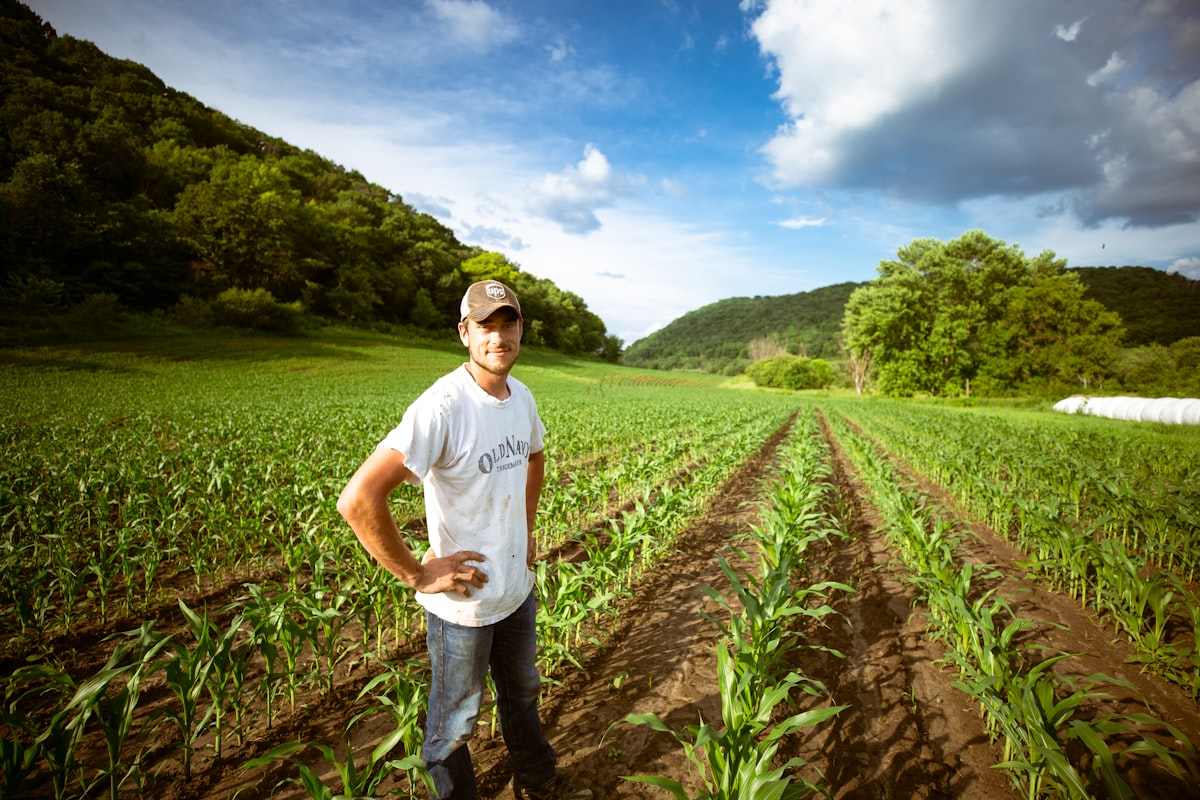
#> input picture assets/splash/slide1.jpg, 1200 x 800 px
$ python -i vegetation.py   (imports and definitions only)
#> lines starting #> are read from the running program, lines starting #| are printed output that depends on the picture; after the words box and inside, x2 and y2 are one past the last pixel; in counts of white or black regions, pixels touching at a corner belong together
#> further down, picture is the input picture: shape (800, 1200, 3); mean B, G, R 81.3, 115.5, 109.5
from __future__ import annotations

from dataclasses import dataclass

import cv2
import numpy as np


@dataclass
class FrameMetrics:
    weed_ratio: float
    stress_ratio: float
    healthy_ratio: float


def sample_video_frames(
    video_path: str,
    *,
    max_frames: int,
    interval_sec: float,
) -> list[np.ndarray]:
    capture = cv2.VideoCapture(video_path)
    if not capture.isOpened():
        raise RuntimeError("Could not open scan video for analysis.")

    fps = capture.get(cv2.CAP_PROP_FPS) or 30.0
    frame_count = int(capture.get(cv2.CAP_PROP_FRAME_COUNT) or 0)
    step = max(1, int(fps * interval_sec))

    frames: list[np.ndarray] = []
    indices = list(range(0, max(frame_count, step), step))[:max_frames]

    for index in indices:
        capture.set(cv2.CAP_PROP_POS_FRAMES, index)
        ok, frame = capture.read()
        if ok and frame is not None:
            frames.append(frame)

    if not frames:
        ok, frame = capture.read()
        if ok and frame is not None:
            frames.append(frame)

    capture.release()
    if not frames:
        raise RuntimeError("Scan video contained no readable frames.")
    return frames


def analyze_frame_vegetation(frame: np.ndarray) -> FrameMetrics:
    """Estimate weed/stress coverage using color segmentation in the crop band."""
    height, width = frame.shape[:2]
#> height = 800; width = 1200
    crop_band = frame[int(height * 0.2) : int(height * 0.95), :]
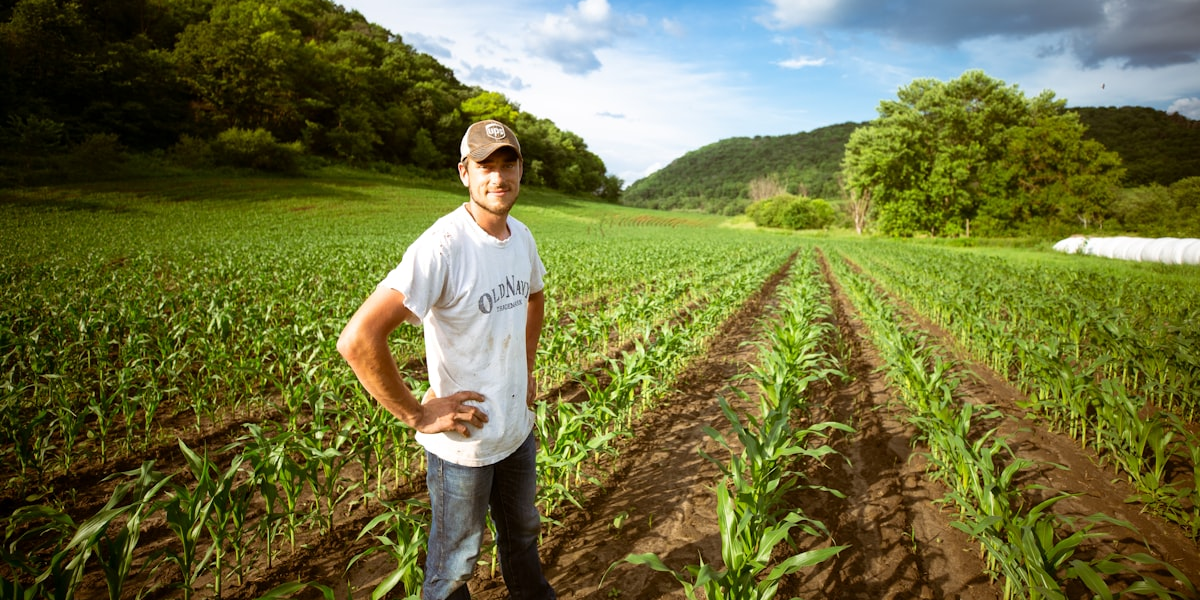
#> crop_band: shape (600, 1200, 3); mean B, G, R 61.8, 111, 109.1

    hsv = cv2.cvtColor(crop_band, cv2.COLOR_BGR2HSV)
#> hsv: shape (600, 1200, 3); mean H, S, V 39.9, 173.2, 121.3
    total_pixels = crop_band.shape[0] * crop_band.shape[1]
#> total_pixels = 720000
    if total_pixels == 0:
        return FrameMetrics(weed_ratio=0.0, stress_ratio=0.0, healthy_ratio=1.0)

    healthy_mask = cv2.inRange(hsv, (35, 40, 40), (85, 255, 255))
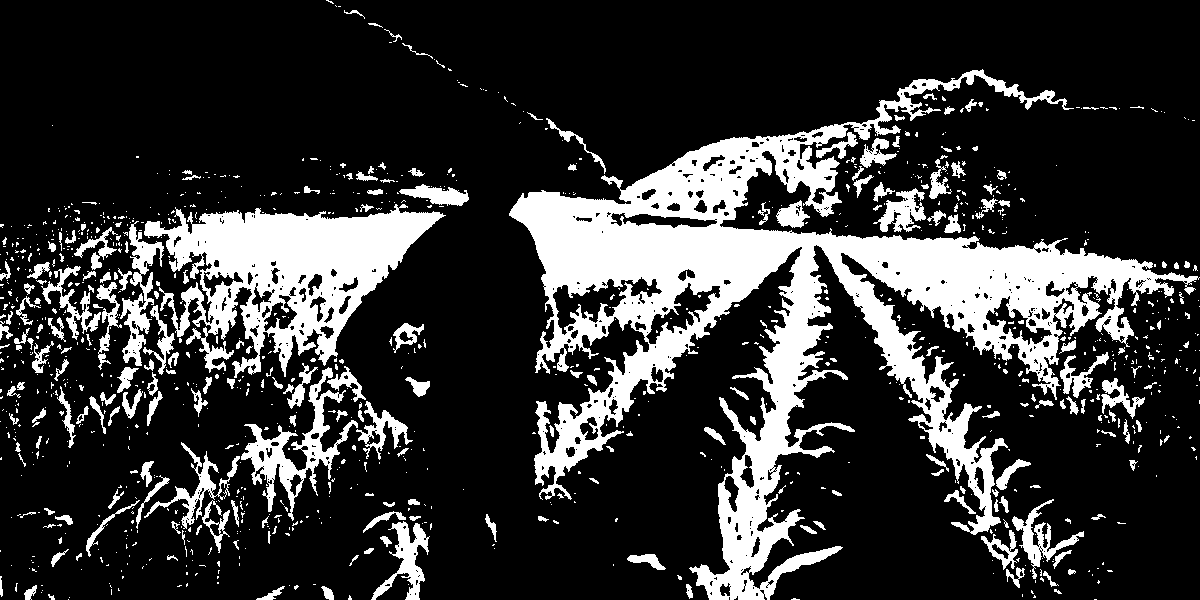
#> healthy_mask: shape (600, 1200); 21.1% white; 1105 white regions (878 under 20 px), largest, box (x1, y1, x2, y2) and area: (509, 69, 1200, 600) 88999, (144, 204, 446, 378) 23777, (241, 367, 358, 521) 4018
    stress_mask = cv2.inRange(hsv, (10, 35, 40), (34, 255, 255))
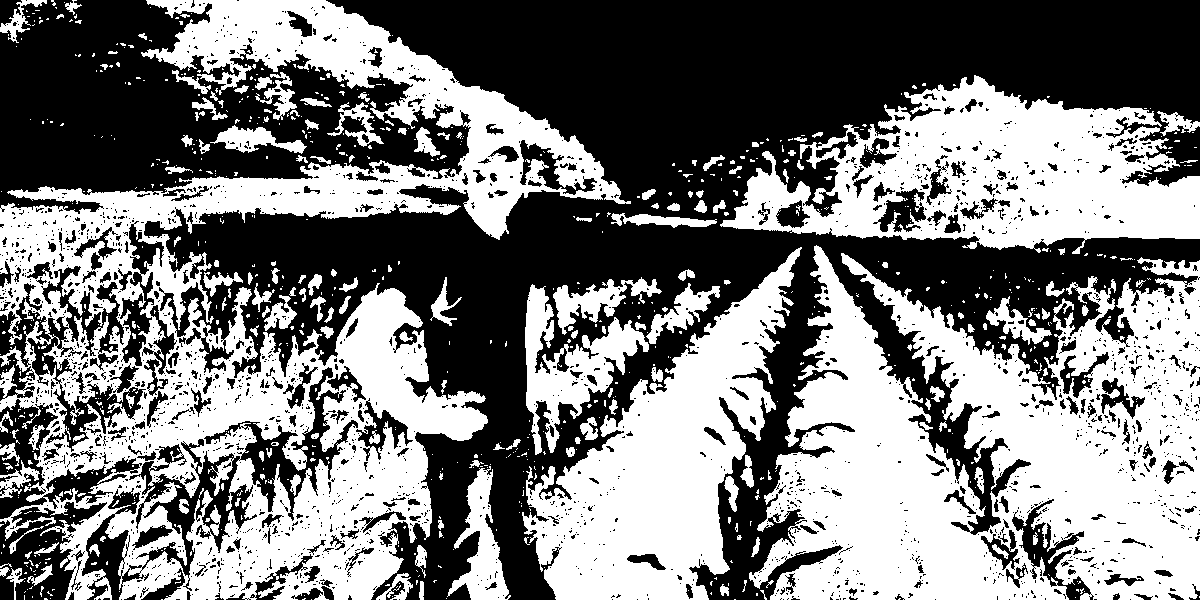
#> stress_mask: shape (600, 1200); 48.3% white; 844 white regions (671 under 20 px), largest, box (x1, y1, x2, y2) and area: (0, 0, 631, 600) 127761, (749, 245, 1200, 600) 99257, (720, 75, 1200, 254) 44297
    weed_mask = cv2.inRange(hsv, (25, 25, 15), (95, 255, 120))
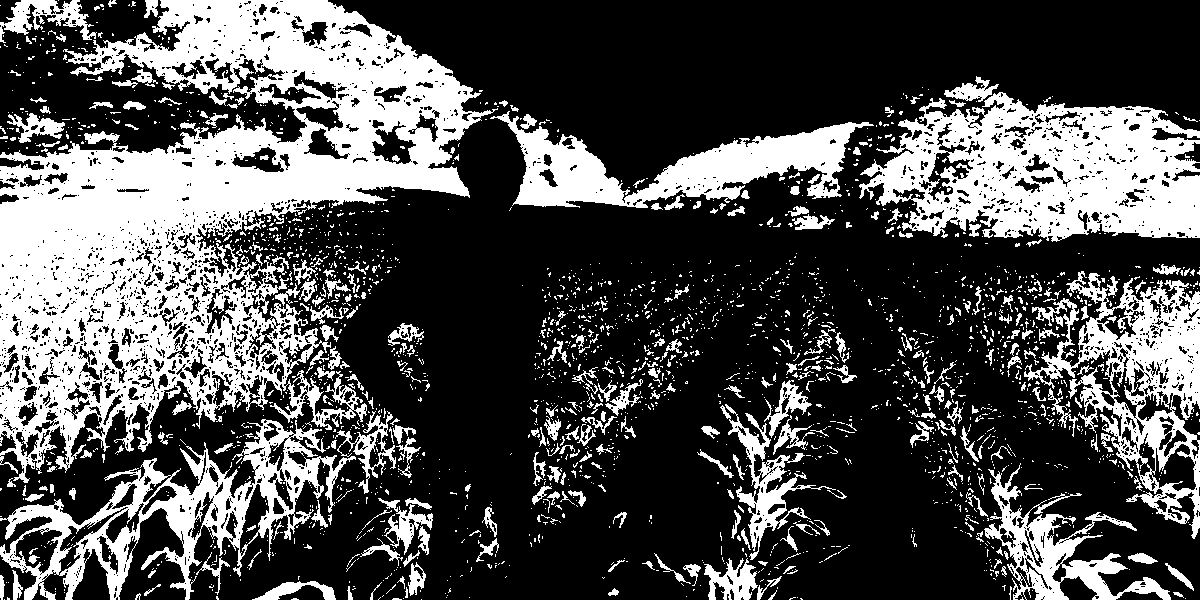
#> weed_mask: shape (600, 1200); 31.2% white; 2400 white regions (2080 under 20 px), largest, box (x1, y1, x2, y2) and area: (0, 0, 498, 483) 100061, (859, 92, 1200, 242) 31763, (0, 419, 356, 600) 16325

    weed_mask = cv2.bitwise_and(weed_mask, cv2.bitwise_not(healthy_mask))
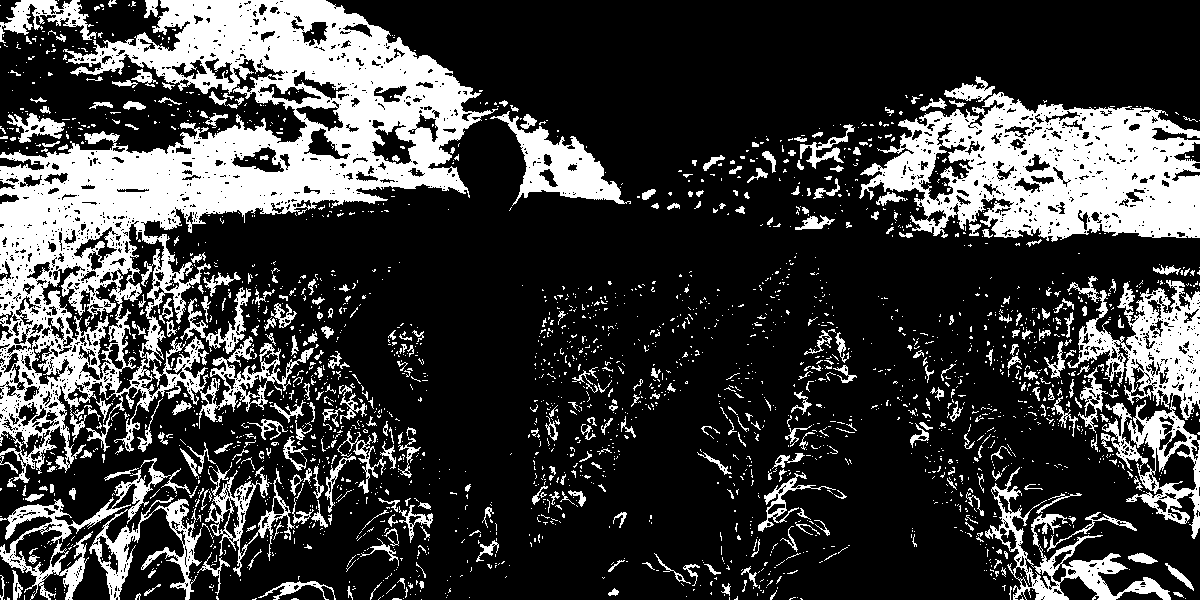
#> weed_mask: shape (600, 1200); 24.3% white; 2417 white regions (2053 under 20 px), largest, box (x1, y1, x2, y2) and area: (0, 0, 498, 483) 78182, (859, 92, 1200, 242) 30278, (1067, 276, 1200, 539) 11219
    stress_mask = cv2.bitwise_and(stress_mask, cv2.bitwise_not(healthy_mask))

    healthy_ratio = float(np.count_nonzero(healthy_mask)) / total_pixels
#> healthy_ratio = 0.211
    stress_ratio = float(np.count_nonzero(stress_mask)) / total_pixels
#> stress_ratio = 0.483
    weed_ratio = float(np.count_nonzero(weed_mask)) / total_pixels
#> weed_ratio = 0.243

    return FrameMetrics(
        weed_ratio=min(1.0, weed_ratio),
        stress_ratio=min(1.0, stress_ratio),
        healthy_ratio=min(1.0, healthy_ratio),
    )


def aggregate_frame_metrics(metrics: list[FrameMetrics]) -> tuple[float, float, float]:
    if not metrics:
        return 0.0, 0.0, 100.0

    weed = float(np.mean([m.weed_ratio for m in metrics]))
    stress = float(np.mean([m.stress_ratio for m in metrics]))
    health = max(0.0, min(100.0, 100.0 - (weed * 100 * 0.75) - (stress * 100 * 1.1)))
    return weed * 100, stress * 100, health

>>> import cv2
>>> picture = cv2.imread('../../../assets/splash/slide1.jpg')
>>> result = analyze_frame_vegetation(picture)

$ run again, on assets/splash/slide2.jpg
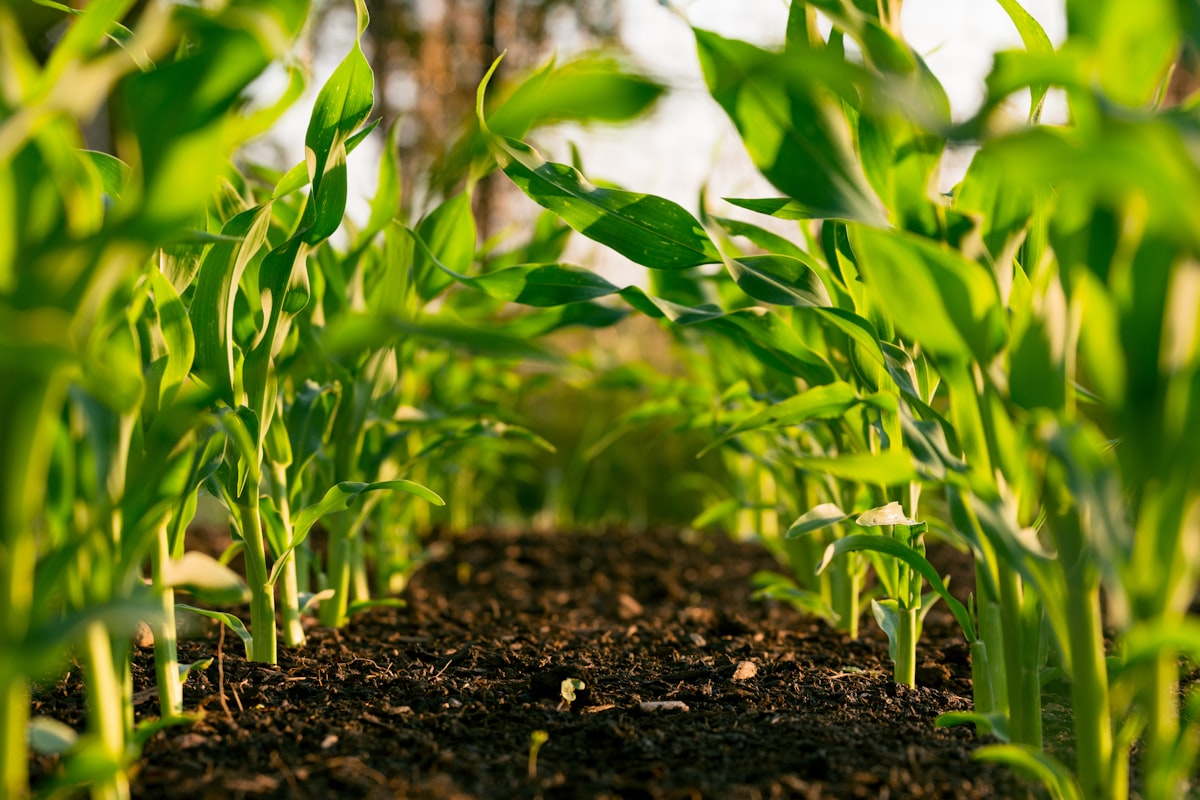
#> input picture assets/splash/slide2.jpg, 1200 x 800 px
#> picture is the input picture: shape (800, 1200, 3); mean B, G, R 29.6, 118.4, 103.2
#> hsv: shape (600, 1200, 3); mean H, S, V 34.8, 215, 116.4
#> in analyze_frame_vegetation, `healthy_mask = cv2.inRange(hsv, (35, 40, 40), (85, 255, 255))`:
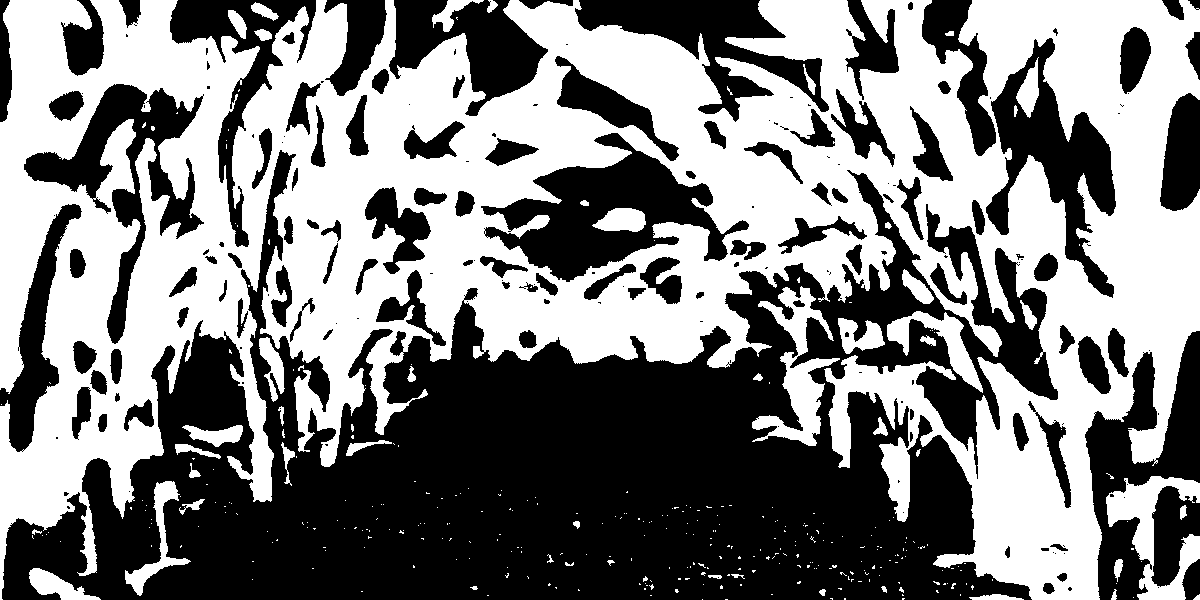
#> healthy_mask: shape (600, 1200); 49.9% white; 350 white regions (301 under 20 px), largest, box (x1, y1, x2, y2) and area: (0, 0, 1200, 600) 335610, (752, 286, 840, 446) 4736, (1106, 476, 1200, 600) 4601
#> stress_mask: shape (600, 1200); 38% white; 588 white regions (378 under 20 px), largest, box (x1, y1, x2, y2) and area: (241, 150, 1058, 544) 94207, (130, 320, 314, 591) 16892, (481, 133, 749, 282) 16052
#> in analyze_frame_vegetation, `weed_mask = cv2.bitwise_and(weed_mask, cv2.bitwise_not(healthy_mask))`:
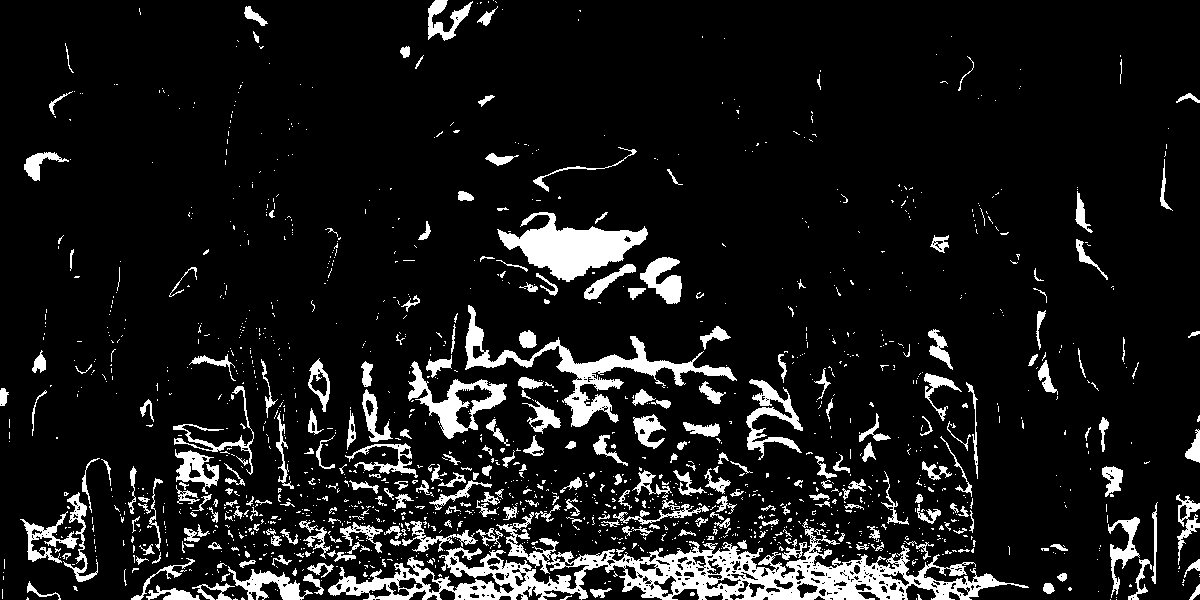
#> weed_mask: shape (600, 1200); 10% white; 1479 white regions (1194 under 20 px), largest, box (x1, y1, x2, y2) and area: (328, 512, 1029, 600) 17364, (465, 305, 737, 427) 4968, (497, 212, 648, 282) 4873
#> healthy_ratio = 0.499
#> stress_ratio = 0.38
#> weed_ratio = 0.1

$ run again, on assets/splash/slide3.jpg
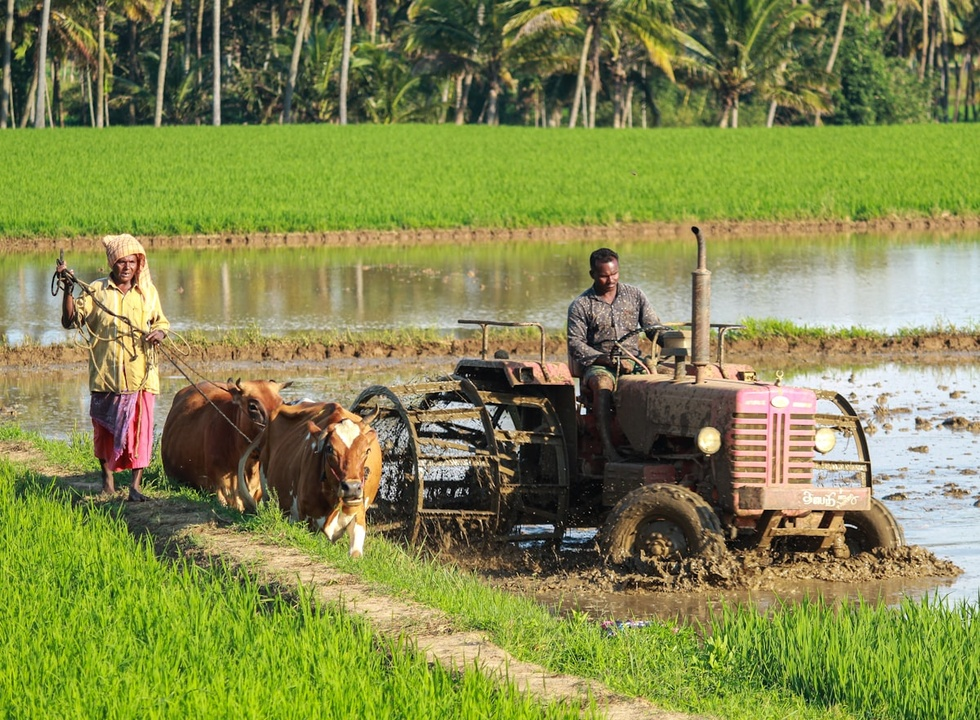
#> input picture assets/splash/slide3.jpg, 980 x 720 px, shrunk from 1200 x 881 before the run
#> picture is the input picture: shape (720, 980, 3); mean B, G, R 77.2, 137.3, 131.7
#> hsv: shape (540, 980, 3); mean H, S, V 35.7, 119.9, 154.4
#> in analyze_frame_vegetation, `healthy_mask = cv2.inRange(hsv, (35, 40, 40), (85, 255, 255))`:
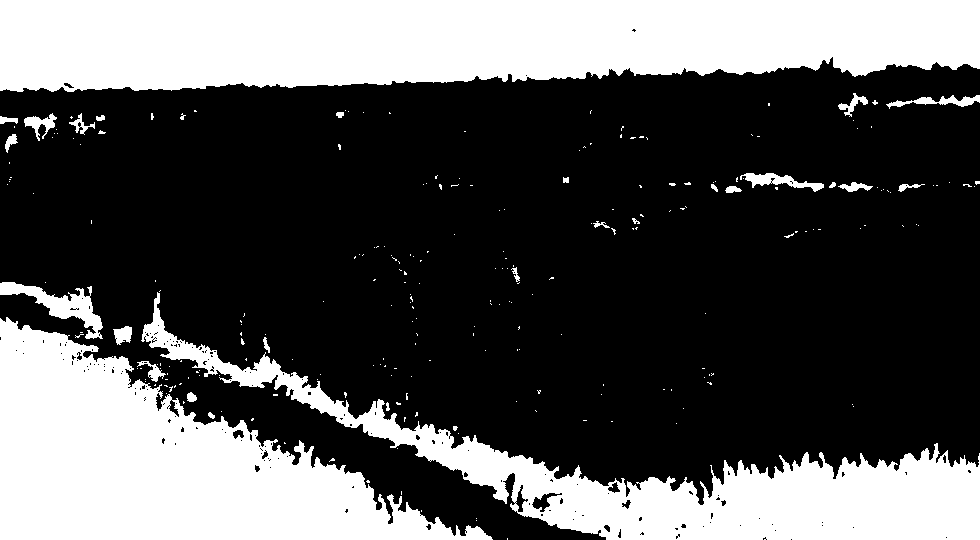
#> healthy_mask: shape (540, 980); 33.6% white; 250 white regions (221 under 20 px), largest, box (x1, y1, x2, y2) and area: (0, 0, 980, 92) 77660, (0, 317, 493, 540) 54012, (141, 292, 980, 540) 40002
#> stress_mask: shape (540, 980); 44.3% white; 520 white regions (456 under 20 px), largest, box (x1, y1, x2, y2) and area: (0, 57, 980, 505) 206217, (165, 374, 606, 540) 18527, (0, 293, 93, 335) 1979
#> in analyze_frame_vegetation, `weed_mask = cv2.bitwise_and(weed_mask, cv2.bitwise_not(healthy_mask))`:
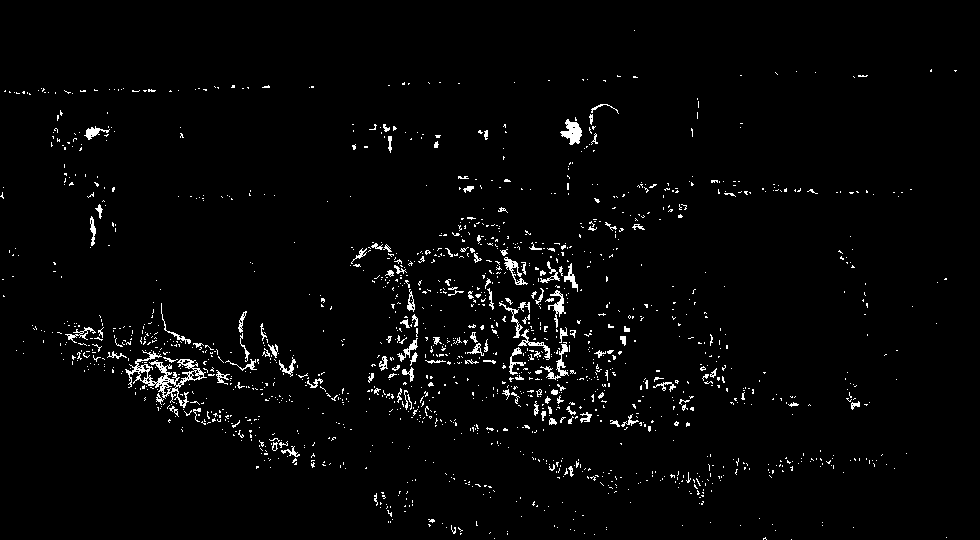
#> weed_mask: shape (540, 980); 2.5% white in thin lines or dots
#> healthy_ratio = 0.336
#> stress_ratio = 0.443
#> weed_ratio = 0.0247
